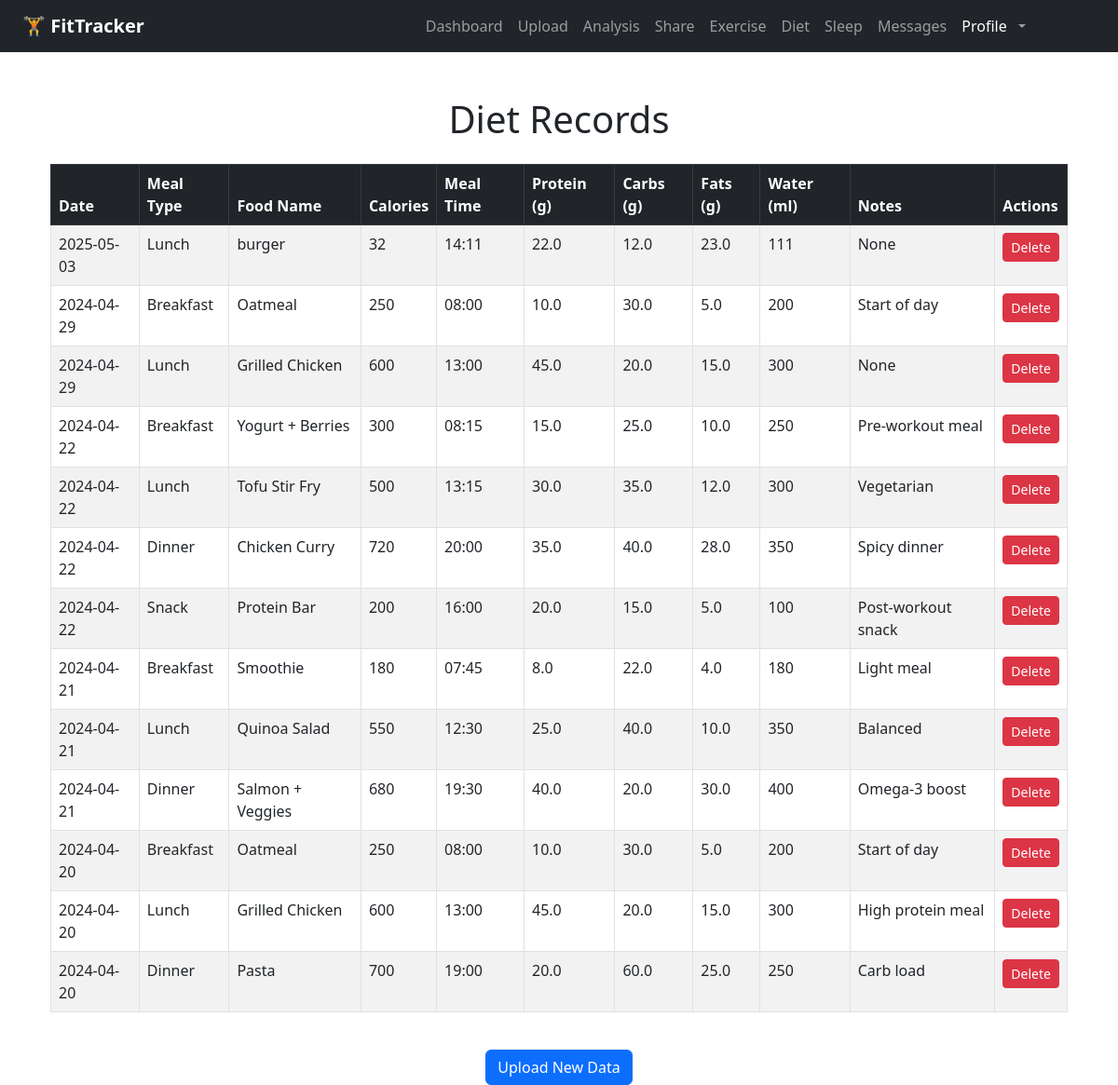
/records/diet (signed in), run on an earlier commit of the app's database.
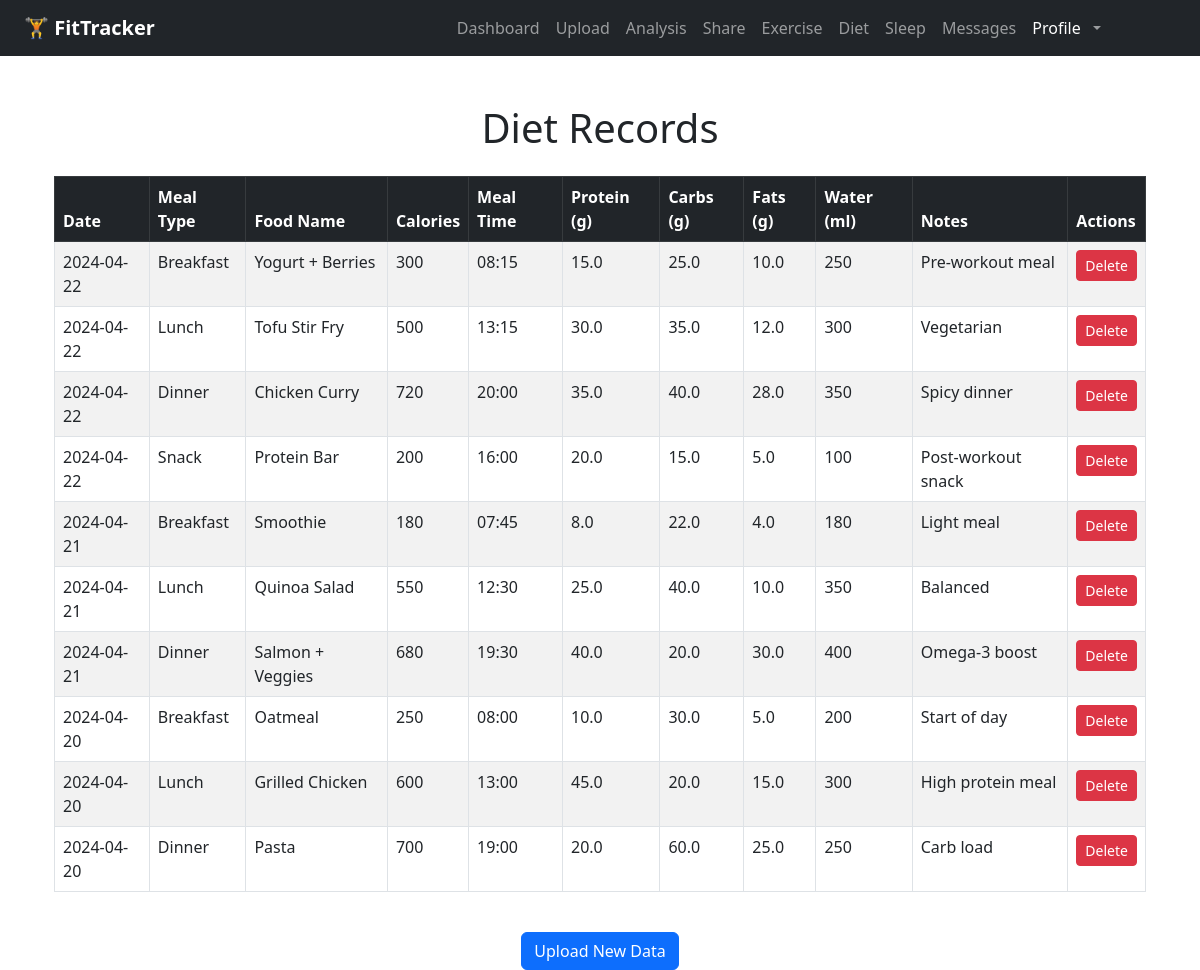
And on a later commit of the database.
### app/models.py (models this page shows)
class DietEntry(db.Model):
    id = db.Column(db.Integer, primary_key=True)
    user_id = db.Column(db.Integer, db.ForeignKey('user.id'))
    meal_type = db.Column(db.String(50))
    food_name = db.Column(db.String(100))
    calories = db.Column(db.Integer)
    meal_time = db.Column(db.String(10))
    protein = db.Column(db.Float)
    carbs = db.Column(db.Float)
    fats = db.Column(db.Float)
    water = db.Column(db.Integer)
    date = db.Column(db.Date)
    notes = db.Column(db.Text)

### app/routes.py (the view)
@main.route("/records/diet")
def diet_records():
    if "user_id" not in session:
        return redirect(url_for("main.login"))
    records = DietEntry.query.filter_by(user_id=session["user_id"]).order_by(DietEntry.date.desc()).all()
    return render_template("diet_records.html", records=records)

### app/__init__.py (called while the page is built)
def create_app(config_class=None):
    app = Flask(__name__)
    if config_class:
        app.config.from_object(config_class)
    else:
        app.config['SECRET_KEY'] = "super-secret-key"
        app.config['SQLALCHEMY_DATABASE_URI'] = 'sqlite:///tracker.db'
        app.config['SQLALCHEMY_TRACK_MODIFICATIONS'] = False
    db.init_app(app)
    migrate.init_app(app, db)  # Bind migrate after app is created
    print("current database config is：", app.config['SQLALCHEMY_DATABASE_URI'])
    from . import models
    @app.context_processor
    def inject_message_model():
        return dict(Message=models.Message)
    from .routes import main
    app.register_blueprint(main)
    return app

### app/templates/diet_records.html (shortened to what this page needs)
{% extends "base.html" %}
{% block content %}
<div class="container mt-5">
    <h1 class="text-center mb-4">Diet Records</h1>
    {% if records %}
        <div class="table-responsive">
            <table class="table table-striped table-bordered">
                <thead class="table-dark">
                    <tr>
                        <th>Date</th>
                        <th>Meal Type</th>
                        <th>Food Name</th>
                        <th>Calories</th>
                        <th>Meal Time</th>
                        <th>Protein (g)</th>
                        <th>Carbs (g)</th>
                        <th>Fats (g)</th>
                        <th>Water (ml)</th>
                        <th>Notes</th>
                        <th>Actions</th>
                    </tr>
                </thead>
                <tbody>
                    {% for entry in records %}
                    <tr>
                        <td>{{ entry.date }}</td>
                        <td>{{ entry.meal_type }}</td>
                        <td>{{ entry.food_name }}</td>
                        <td>{{ entry.calories }}</td>
                        <td>{{ entry.meal_time }}</td>
                        <td>{{ entry.protein }}</td>
                        <td>{{ entry.carbs }}</td>
                        <td>{{ entry.fats }}</td>
                        <td>{{ entry.water }}</td>
                        <td>{{ entry.notes }}</td>
                        <td>
                            <form action="{{ url_for('main.delete_diet', entry_id=entry.id) }}" method="POST" style="display:inline;">
                                <button type="submit" class="btn btn-danger btn-sm" onclick="return confirm('Are you sure you want to delete this record?');">Delete</button>
                            </form>
                        </td>
                    </tr>
                    {% endfor %}
                </tbody>
            </table>
        </div>
    {% else %}
        <p class="text-center">No diet records found.</p>
    {% endif %}
    <div class="text-center mt-4">
        <a href="{{ url_for('main.upload') }}" class="btn btn-primary">Upload New Data</a>
    </div>
</div>
{% endblock %}

What changed in the data, as far as the page shows it:
removed DietEntry: date "2025-05-03", meal_type "Lunch", food_name "burger", calories "32", meal_time "14:11", protein "22.0", carbs "12.0", fats "23.0", water "111", notes "None"
removed DietEntry: date "2024-04-29", meal_type "Breakfast", food_name "Oatmeal", calories "250", meal_time "08:00", protein "10.0", carbs "30.0", fats "5.0", water "200", notes "Start of day"
removed DietEntry: date "2024-04-29", meal_type "Lunch", food_name "Grilled Chicken", calories "600", meal_time "13:00", protein "45.0", carbs "20.0", fats "15.0", water "300", notes "None"
